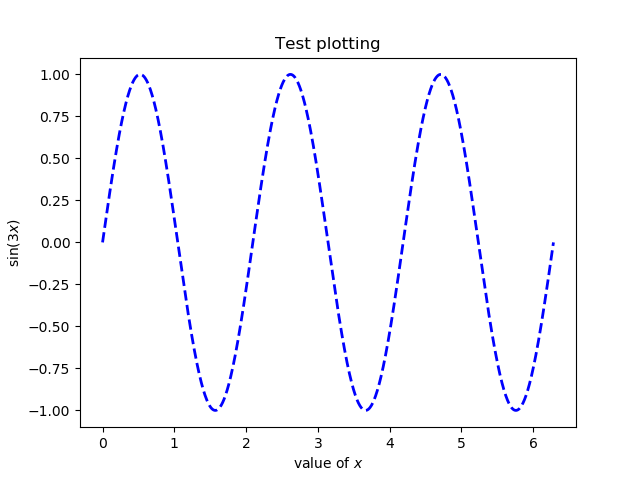

Write Julia code to recreate this figure.
using PyPlot

# Preparing a figure object
fig = figure()

# Data 
x = range(0, stop=2*pi, length=1000)
y = sin.(3*x)

# Plotting with linewidth and linestyle specified
plot(x, y, color="blue", linewidth=2.0, linestyle="--")

# Labeling the axes
xlabel(L"value of $x$")
ylabel(L"\sin(3x)")

# Title
title("Test plotting")

# Save the figure as PNG and PDF
savefig("plot1.png")
savefig("plot1.pdf")

# Close the figure object
close(fig)